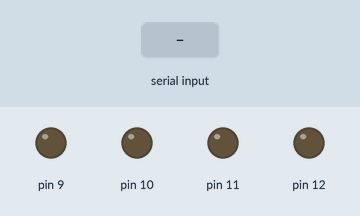
This sketch was run on a simulated Arduino Uno, built with avr-gcc and run on an emulated ATmega328P. Parts: output pins drawn as LEDs (lit = HIGH). Inputs (shaded band) come from the test bench. What the sketch prints to the serial monitor is not drawn.

Above: at 1.2 s.
1.3 s: "0" received over Serial
At 2.0 s:
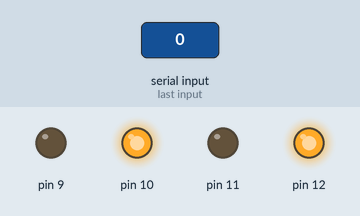
2.8 s: "1" received over Serial
At 3.1 s:
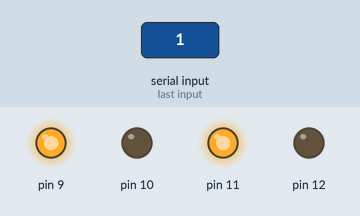
4.3 s: "2" received over Serial
At 5.4 s:
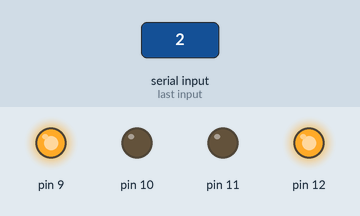
5.8 s: "3" received over Serial
At 6.6 s:
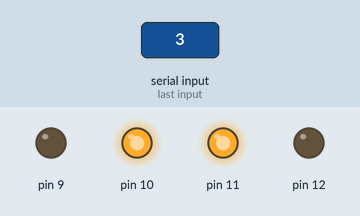
Timing chart, 0 to 8.3 s (numbered marks = the images above; inputs shaded):
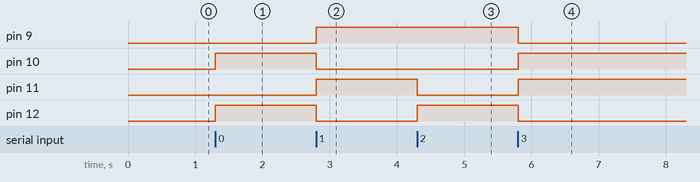

Measured:
- after the input at 1.3 s, pin 10, pin 12: LOW → HIGH at once
- after the input at 2.8 s, pin 9, pin 11: LOW → HIGH at once; pin 10, pin 12: HIGH → LOW at once
- after the input at 4.3 s, pin 11: HIGH → LOW at once; pin 12: LOW → HIGH at once
- after the input at 5.8 s, pin 9, pin 12: HIGH → LOW at once; pin 10, pin 11: LOW → HIGH at once

The sketch:

basicCarMove.ino
```cpp
#include <Stepper.h>
#include <Servo.h>
#include <SoftwareSerial.h>

SoftwareSerial mySerial(6, 5);
//#define   M_PI   3.14159265358979323846 /* pi */
//#include <math.h>

////////////////////Stepper Stuff/////////////////
//const int stepsPerRev = 512;
//Stepper myStepper(stepsPerRev, 10, 12, 11, 13);

////////////////////Joystick Stuff///////////////
/*const int x = 1;
const int y = 0;
const int key = 8;*/


///////////////////Servo Stuff/////////////////
//Servo myServo;
//int angle = 90;


//command input(bt)
char data;
void setup() {
  // put your setup code here, to run once:
  //myServo.attach(13);
  //myStepper.setSpeed(60);
  Serial.begin(9600);
 //pinMode(LED_BUILTIN,OUTPUT);
  //right wheel
   pinMode(9, OUTPUT);
   pinMode(10, OUTPUT);

  //left wheel
  pinMode(11, OUTPUT);
  pinMode(12, OUTPUT);

}

void loop() {
  // put your main code here, to run repeatedly:

//read data from serial
if(Serial.available()>0){
  data = Serial.read();
  Serial.print(data);
 }

//if up button
if(data == '0'){
  //move car forward
  //myStepper.step(5);
  //digitalWrite(LED_BUILTIN, HIGH);
   digitalWrite(9, LOW);
   digitalWrite(10, HIGH);
   digitalWrite(11, LOW);
   digitalWrite(12, HIGH);
   //delay(50);


}


//if down button
if(data == '1'){
  //myStepper.step(-5);
  //digitalWrite(LED_BUILTIN, LOW);
  digitalWrite(9, HIGH);
  digitalWrite(10, LOW);
  digitalWrite(11, HIGH);
   digitalWrite(12, LOW);
  //delay(50);
}


//if left button
if(data == '2'){
  /*if(angle!= 0){
    myServo.write(angle - 20);
    //delay(1000);
  } */

  //right wheel
    digitalWrite(9, HIGH);
  digitalWrite(10, LOW);
  //left wheel
  digitalWrite(11, LOW);
   digitalWrite(12, HIGH);


}


//if right button
if(data == '3'){
    /*if(angle!= 180){
    myServo.write(angle + 20);
    //delay(1000);
  }  */

    //right wheel
    digitalWrite(9, LOW);
  digitalWrite(10, HIGH);
  //left wheel
  digitalWrite(11, HIGH);
   digitalWrite(12, LOW);
}

//stop moving
if(data == 'z'){
  digitalWrite(9, LOW);
  digitalWrite(10, LOW);
  digitalWrite(11, LOW);
  digitalWrite(12, LOW);


  }

//stop turning
if(data == 'y'){
//  myServo.write(angle);
  }


}//end loop
```
